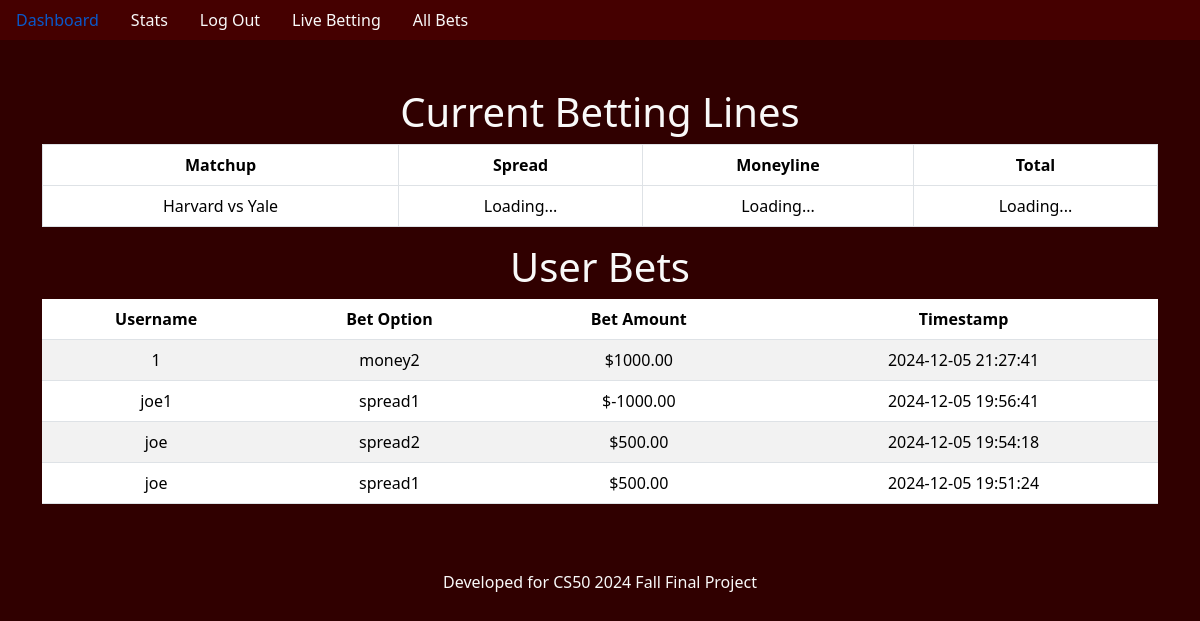
/bets (signed in), run on the app's committed database.
### tables this page shows
CREATE TABLE bets (
    id INTEGER PRIMARY KEY AUTOINCREMENT,
    user_id INTEGER NOT NULL,
    bet_option TEXT NOT NULL,
    bet_amount REAL NOT NULL,
    timestamp DATETIME DEFAULT CURRENT_TIMESTAMP,
    FOREIGN KEY (user_id) REFERENCES users (id)
);

CREATE TABLE users (
    id INTEGER PRIMARY KEY AUTOINCREMENT,
    created TIMESTAMP NOT NULL DEFAULT CURRENT_TIMESTAMP,
    username TEXT NOT NULL,
    password TEXT NOT NULL,
    cash INTEGER NOT NULL DEFAULT 1000
);

### app.py (the view)
@app.route('/bets')
def bets():
    if "user_id" not in session:
        return redirect("/login")
    conn = sqlite3.connect("site.db")
    conn.row_factory = sqlite3.Row
    cursor = conn.cursor()
    cursor.execute(
        "SELECT users.username, bets.bet_option, bets.bet_amount, bets.timestamp "
        "FROM bets JOIN users ON bets.user_id = users.id ORDER BY bets.timestamp DESC"
    )
    all_bets = cursor.fetchall()
    conn.close()
    return render_template('bets.html', bets=all_bets)

### templates/bets.html (shortened to what this page needs)
{% extends "base.html" %}
{% block main %}
<div class="container mt-5">
    <h1>Current Betting Lines</h1>
    <div class="row">
        <div class="col-md-12">
            <table class="table table-bordered text-center" id="betting-lines-table">
                <thead>
                    <tr>
                        <th>Matchup</th>
                        <th>Spread</th>
                        <th>Moneyline</th>
                        <th>Total</th>
                    </tr>
                </thead>
                <tbody>
                    <tr>
                        <td>Harvard vs Yale</td>
                        <td id="spread">Loading...</td>
                        <td id="money">Loading...</td>
                        <td id="total">Loading...</td>
                    </tr>
                </tbody>
            </table>
        </div>
    </div>
    <h1>User Bets</h1>
    <table class="table table-striped">
        <thead>
            <tr>
                <th>Username</th>
                <th>Bet Option</th>
                <th>Bet Amount</th>
                <th>Timestamp</th>
            </tr>
        </thead>
        <tbody>
            {% for bet in bets %}
            <tr>
                <td>{{ bet["username"] }}</td>
                <td>{{ bet["bet_option"] }}</td>
                <td>${{ "%.2f"|format(bet["bet_amount"]) }}</td>
                <td>{{ bet["timestamp"] }}</td>
            </tr>
            {% endfor %}
        </tbody>
    </table>
</div>
{% endblock %}

### static/styles.css (style rules this page uses)
.fill { min-height: 100vh; height: 100%; background-color: #300000; color: #f9f9f9; }

### data on the page
bets: username "1", bet_option "money2", bet_amount "1000.00", timestamp "2024-12-05 21:27:41"
bets: username "joe1", bet_option "spread1", bet_amount "-1000.00", timestamp "2024-12-05 19:56:41"
bets: username "joe", bet_option "spread2", bet_amount "500.00", timestamp "2024-12-05 19:54:18"
bets: username "joe", bet_option "spread1", bet_amount "500.00", timestamp "2024-12-05 19:51:24"
